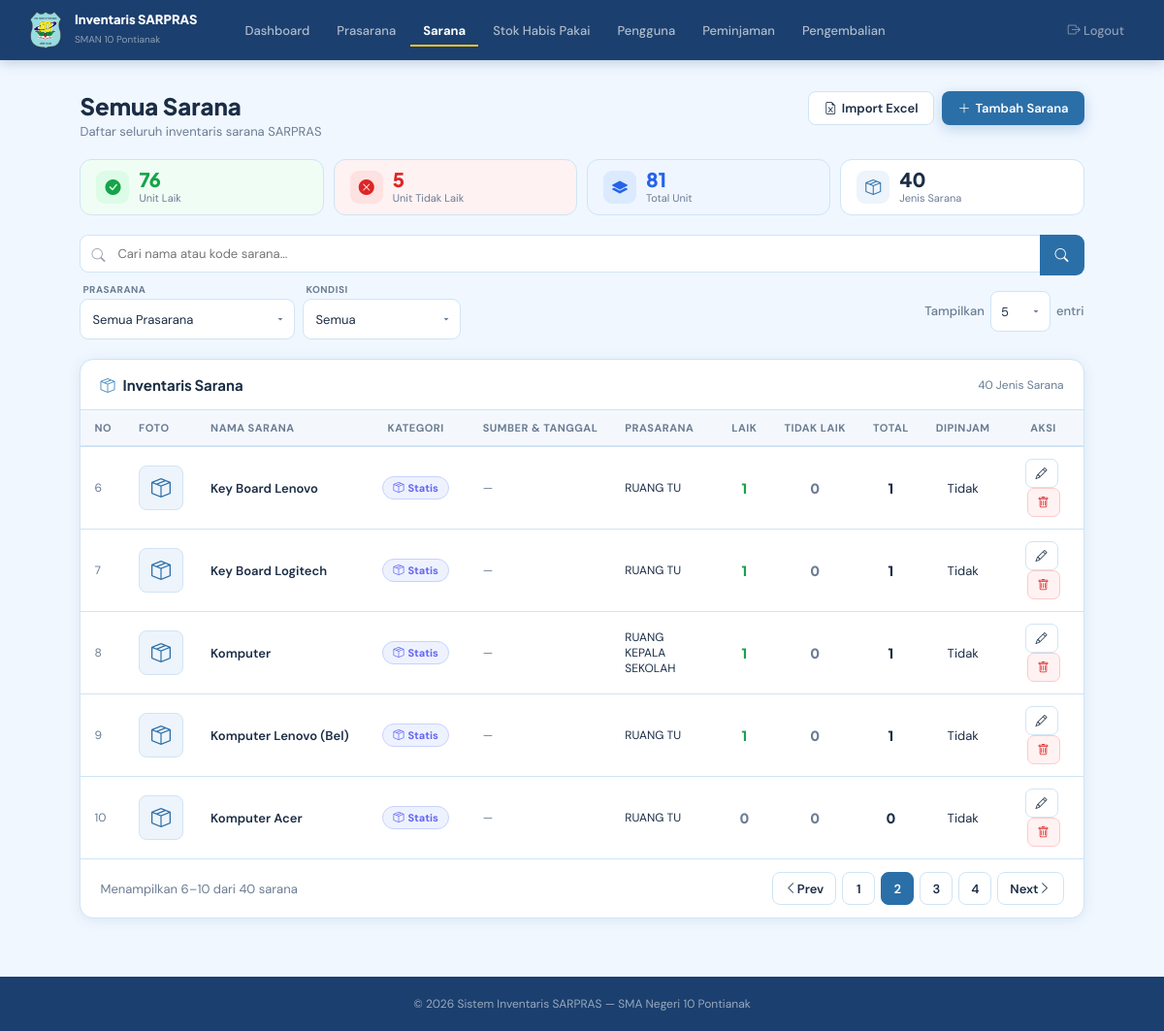
The page /admin/barang.php?page=2 (signed in) on the database its author committed.
### tables this page shows
CREATE TABLE `barang` (
  `id_barang` int NOT NULL,
  `kode_barang` varchar(20) DEFAULT NULL,
  `nama_barang` varchar(100) NOT NULL,
  `id_ruangan` int NOT NULL,
  `jumlah` int NOT NULL,
  `jumlah_laik` int DEFAULT '0',
  `jumlah_tidak_laik` int DEFAULT '0',
  `deskripsi` text,
  `spesifikasi` text,
  `bisa_dipinjam` tinyint(1) DEFAULT '1',
  `pinjam_murid` tinyint(1) DEFAULT '1',
  `pinjam_guru` tinyint(1) DEFAULT '1',
  `pinjam_tendik` tinyint(1) DEFAULT '1',
  `foto` varchar(255) DEFAULT NULL,
  `kategori` enum('Barang Statis','Barang Habis Pakai') NOT NULL DEFAULT 'Barang Statis',
  `sumber_dana` varchar(150) DEFAULT NULL,
  `tanggal_pembelian` date DEFAULT NULL,
  `durasi_murid` int DEFAULT NULL COMMENT 'Batas waktu peminjaman murid (menit). NULL = bebas.',
  `durasi_guru` int DEFAULT NULL COMMENT 'Batas waktu peminjaman guru (menit). NULL = bebas.',
  `durasi_tendik` int DEFAULT NULL COMMENT 'Batas waktu peminjaman tendik (menit). NULL = bebas.'
);

CREATE TABLE `ruangan` (
  `id_ruangan` int NOT NULL,
  `nama_ruangan` varchar(75) NOT NULL,
  `keterangan` text,
  `foto` varchar(255) DEFAULT NULL,
  `panjang` decimal(8,2) DEFAULT NULL,
  `lebar` decimal(8,2) DEFAULT NULL,
  `persentase_kerusakan` decimal(5,2) DEFAULT '0.00'
);

### admin/barang.php (the view, shortened to what this page needs)
<?php
require_once "../config/koneksi.php";
$id_ruangan   = isset($_GET['ruangan']) ? (int)$_GET['ruangan'] : 0;
$nama_ruangan = '';
$search             = isset($_GET['q'])                  ? trim(mysqli_real_escape_string($conn, $_GET['q'])) : '';
$filter_ruangan     = isset($_GET['filter_ruangan'])     ? (int)$_GET['filter_ruangan']  : 0;
$filter_laik        = isset($_GET['filter_laik']) && in_array($_GET['filter_laik'],['laik','tidak_laik'])
                      ? $_GET['filter_laik'] : '';
$valid_per_page = [5,10,20,25,50,100];
$per_page = isset($_GET['per_page']) && in_array((int)$_GET['per_page'],$valid_per_page)
            ? (int)$_GET['per_page'] : 5;
$page = max(1, (int)($_GET['page'] ?? 1));
$where = "WHERE 1=1";
$total       = mysqli_fetch_assoc(mysqli_query($conn, "SELECT COUNT(*) as t FROM barang b $where"))['t'];
$total_pages = max(1, ceil($total / $per_page));
$page        = min($page, $total_pages);
$offset      = ($page - 1) * $per_page;
$barang_q = mysqli_query($conn, "
    SELECT b.*, r.nama_ruangan
    FROM barang b
    LEFT JOIN ruangan r ON b.id_ruangan = r.id_ruangan
    $where
    ORDER BY b.nama_barang ASC
    LIMIT $per_page OFFSET $offset
");
$sum_q = mysqli_fetch_assoc(mysqli_query($conn,
    "SELECT COALESCE(SUM(jumlah_laik),0) as total_laik,
            COALESCE(SUM(jumlah_tidak_laik),0) as total_tidak_laik
     FROM barang b $where"));
$total_laik      = (int)$sum_q['total_laik'];
$total_tidak_laik= (int)$sum_q['total_tidak_laik'];
$pending_count = mysqli_fetch_assoc(mysqli_query($conn,
    "SELECT COUNT(*) as t FROM pengguna WHERE status='pending'"))['t'];
$pm_menunggu   = mysqli_fetch_assoc(mysqli_query($conn,
    "SELECT COUNT(*) as t FROM peminjaman WHERE status='menunggu'"))['t'];
?>
<!DOCTYPE html>
<html lang="id">
<head>
  <link href="https://cdn.jsdelivr.net/npm/bootstrap-icons@1.11.1/font/bootstrap-icons.css" rel="stylesheet">
</head>
<body>
<nav class="navbar">
  <a href="dashboard.php" class="nav-brand">
    <img src="../assets/logo.png" alt="Logo">
    <div class="nav-brand-text">
      <strong>Inventaris SARPRAS</strong>
      <span>SMAN 10 Pontianak</span>
    </div>
  </a>
  <div class="nav-links">
    <a href="dashboard.php"    class="nav-link">Dashboard</a>
    <a href="ruangan.php"      class="nav-link">Prasarana</a>
    <a href="barang.php"       class="nav-link active">Sarana</a>
    <a href="stok_habis_pakai.php" class="nav-link">Stok Habis Pakai</a>
    <a href="pengguna.php"     class="nav-link">Pengguna<?php if ($pending_count > 0): ?><span class="nav-badge"><?= $pending_count ?></span><?php endif; ?></a>
    <a href="peminjaman.php"   class="nav-link">Peminjaman<?php if ($pm_menunggu > 0): ?><span class="nav-badge"><?= $pm_menunggu ?></span><?php endif; ?></a>
    <a href="pengembalian.php" class="nav-link">Pengembalian</a>
    <a href="../auth/logout.php" class="nav-link logout"><i class="bi bi-box-arrow-right"></i> Logout</a>
  </div>
</nav>
<div class="page-wrapper">
  <div class="page-header">
    <div>
      <div class="page-title"><?= $nama_ruangan ? htmlspecialchars($nama_ruangan) : 'Semua Sarana' ?></div>
      <div class="page-sub">
        <?= $id_ruangan
          ? 'Menampilkan sarana di prasarana <strong>'.htmlspecialchars($nama_ruangan).'</strong>'
          : 'Daftar seluruh inventaris sarana SARPRAS' ?>
      </div>
    </div>
    <div style="display:flex;gap:8px;flex-wrap:wrap;">
      <button class="btn btn-secondary" onclick="openModal('modalImportBarang')">
        <i class="bi bi-file-earmark-excel"></i> Import Excel
      </button>
      <button class="btn btn-primary" onclick="openAddModal()">
        <i class="bi bi-plus-lg"></i> Tambah Sarana
      </button>
    </div>
  </div>
  <div class="summary-row">
    <div class="summary-pill pill-laik">
      <div class="summary-pill-icon pill-laik-icon"><i class="bi bi-check-circle-fill"></i></div>
      <div>
        <div class="summary-pill-val" style="color:#16A34A;"><?= number_format($total_laik) ?></div>
        <div class="summary-pill-lbl">Unit Laik</div>
      </div>
    </div>
    <div class="summary-pill pill-tdk">
      <div class="summary-pill-icon pill-tdk-icon"><i class="bi bi-x-circle-fill"></i></div>
      <div>
        <div class="summary-pill-val" style="color:#DC2626;"><?= number_format($total_tidak_laik) ?></div>
        <div class="summary-pill-lbl">Unit Tidak Laik</div>
      </div>
    </div>
    <div class="summary-pill pill-total">
      <div class="summary-pill-icon pill-total-icon"><i class="bi bi-layers-fill"></i></div>
      <div>
        <div class="summary-pill-val" style="color:#2563EB;"><?= number_format($total_laik + $total_tidak_laik) ?></div>
        <div class="summary-pill-lbl">Total Unit</div>
      </div>
    </div>
    <div class="summary-pill" style="background:var(--card);">
      <div class="summary-pill-icon" style="background:#EEF4FB;color:var(--blue-dark);"><i class="bi bi-box-seam"></i></div>
      <div>
        <div class="summary-pill-val" style="color:var(--text);"><?= number_format($total) ?></div>
        <div class="summary-pill-lbl">Jenis Sarana</div>
      </div>
    </div>
  </div>
  <div class="toolbar">
    <div class="toolbar-row">
      <form method="GET" id="searchFormBarang" style="display:flex;gap:0;flex:1;min-width:200px;">
        <div class="search-wrap-inner">
          <input type="text" name="q" id="searchInputBarang" class="search-input"
                 placeholder="Cari nama atau kode sarana..."
                 value="<?= htmlspecialchars($search) ?>">
        </div>
        <button type="submit" class="btn-search"><i class="bi bi-search"></i></button>
      </form>
    </div>
    <?php if (!$id_ruangan): ?>
    <div class="toolbar-row">
      <form method="GET" id="filterFormBarang" style="display:contents;">
        <div class="filter-group">
          <span class="filter-label">Prasarana</span>
          <select name="filter_ruangan" class="filter-select" onchange="this.form.submit()">
            <option value="">Semua Prasarana</option>
          </select>
        </div>
        <div class="filter-group">
          <span class="filter-label">Kondisi</span>
          <select name="filter_laik" class="filter-select" onchange="this.form.submit()">
            <option value="">Semua</option>
          </select>
        </div>
        <div class="show-entries-inline">
          <span class="lbl">Tampilkan</span>
          <select class="sel" name="per_page" onchange="this.form.submit()">
            <option value="5"   <?= $per_page==5?'selected':'' ?>>5</option>
          </select>
          <span class="lbl">entri</span>
        </div>
      </form>
    </div>
    <?php endif; ?>
  </div>
  <div class="card">
    <div class="card-header">
      <div class="card-title"><i class="bi bi-box-seam"></i>
        <?= $nama_ruangan ? htmlspecialchars($nama_ruangan) : 'Inventaris Sarana' ?>
      </div>
      <span style="font-size:12px;color:var(--muted);"><?= number_format($total) ?> Jenis Sarana</span>
    </div>
    <div class="table-wrap">
      <table class="inv-table">
        <thead>
          <tr>
            <th style="width:38px;">No</th>
            <th style="width:50px;">Foto</th>
            <th>Nama Sarana</th>
            <th class="center" style="width:110px;">Kategori</th>
            <th style="width:115px;">Sumber &amp; Tanggal</th>
            <?php if (!$id_ruangan): ?><th style="width:110px;">Prasarana</th><?php endif; ?>
            <th class="center" style="width:52px;">Laik</th>
            <th class="center" style="width:62px;">Tidak Laik</th>
            <th class="center" style="width:52px;">Total</th>
            <th class="center" style="width:72px;">Dipinjam</th>
            <th class="center" style="width:82px;">Aksi</th>
          </tr>
        </thead>
        <tbody>
          <?php
          $no = $offset + 1; $has = false;
          while ($b = mysqli_fetch_assoc($barang_q)):
            $laik = (int)($b['jumlah_laik']       ?? 0);
            $tdk  = (int)($b['jumlah_tidak_laik']  ?? 0);
            $tot  = $laik + $tdk;
            $b_js = htmlspecialchars(json_encode([
              'id'                => $b['id_barang'],
              'kode'              => $b['kode_barang'],
              'nama'              => $b['nama_barang'],
              'id_ruangan'        => $b['id_ruangan'],
              'kategori'          => $b['kategori'] ?? 'Barang Statis',
              'deskripsi'         => $b['deskripsi']   ?? '',
              'spesifikasi'       => $b['spesifikasi']  ?? '',
              'jumlah_laik'       => $laik,
              'jumlah_tidak_laik' => $tdk,
              'bisa_dipinjam'     => $b['bisa_dipinjam'],
              'pinjam_murid'      => $b['pinjam_murid']  ?? 1,
              'pinjam_guru'       => $b['pinjam_guru']   ?? 1,
              'pinjam_tendik'     => $b['pinjam_tendik'] ?? 1,
              'durasi_murid'      => $b['durasi_murid']  ?? '',
              'durasi_guru'       => $b['durasi_guru']   ?? '',
              'durasi_tendik'     => $b['durasi_tendik'] ?? '',
              'foto'              => $b['foto'] ?? '',
              'sumber_dana'       => $b['sumber_dana'] ?? '',
              'tanggal_pembelian' => $b['tanggal_pembelian'] ?? '',
            ]), ENT_QUOTES);
          ?>
          <tr>
            <td style="color:var(--muted);font-size:12px;"><?= $no++ ?></td>
            <td>
              <?php if (!empty($b['foto'])): ?>
                <img src="../assets/foto_barang/<?= htmlspecialchars($b['foto']) ?>" alt="Foto"
                     style="width:46px;height:46px;object-fit:cover;border-radius:8px;border:1.5px solid var(--border);display:block;">
              <?php else: ?>
                <div style="width:46px;height:46px;border-radius:8px;background:#EEF4FB;border:1.5px solid var(--border);display:flex;align-items:center;justify-content:center;font-size:20px;color:var(--blue-dark);"><i class="bi bi-box-seam"></i></div>
              <?php endif; ?>
            </td>
            <td>
              <div style="font-weight:600;"><?= htmlspecialchars($b['nama_barang']) ?></div>
            </td>
            <td class="center">
              <?php
                $kat = $b['kategori'] ?? 'Barang Statis';
                $kat_color = $kat === 'Barang Habis Pakai' ? '#D97706' : '#6366F1';
                $kat_bg    = $kat === 'Barang Habis Pakai' ? '#FFFBEB' : '#EEF2FF';
                $kat_border= $kat === 'Barang Habis Pakai' ? '#FDE68A' : '#C7D2FE';
                $kat_icon  = $kat === 'Barang Habis Pakai' ? 'bi-arrow-repeat' : 'bi-box-seam';
              ?>
              <span style="display:inline-flex;align-items:center;gap:4px;padding:4px 10px;border-radius:20px;font-size:11px;font-weight:700;background:<?= $kat_bg ?>;color:<?= $kat_color ?>;border:1px solid <?= $kat_border ?>;white-space:nowrap;">
                <i class="bi <?= $kat_icon ?>" style="font-size:11px;"></i>
                <?= $kat === 'Barang Habis Pakai' ? 'Habis Pakai' : 'Statis' ?>
              </span>
            </td>
            <td style="font-size:12px;">
              <?php if (!empty($b['tanggal_pembelian'])): ?>
                <div style="color:var(--muted);margin-top:3px;"><?= date('d/m/Y', strtotime($b['tanggal_pembelian'])) ?></div>
              <?php elseif (empty($b['sumber_dana'])): ?>
                <span style="color:var(--muted);">—</span>
              <?php endif; ?>
            </td>
            <?php if (!$id_ruangan): ?>
            <td style="font-size:12px;"><?= htmlspecialchars($b['nama_ruangan'] ?? '—') ?></td>
            <?php endif; ?>
            <td class="center">
              <span style="font-family:'Plus Jakarta Sans',sans-serif;font-weight:800;font-size:14px;color:<?= $laik > 0 ? '#16A34A' : 'var(--muted)' ?>;"><?= $laik ?></span>
            </td>
            <td class="center">
              <span style="font-family:'Plus Jakarta Sans',sans-serif;font-weight:800;font-size:14px;color:<?= $tdk > 0 ? '#DC2626' : 'var(--muted)' ?>;"><?= $tdk ?></span>
            </td>
            <td class="center">
              <span style="font-family:'Plus Jakarta Sans',sans-serif;font-weight:800;font-size:14px;color:var(--text);"><?= $tot ?></span>
            </td>
            <td class="center">
              <?php if ($b['bisa_dipinjam']): ?>
                <div style="display:flex;flex-direction:column;gap:3px;align-items:center;">
                  <?php if ($b['pinjam_murid']  ?? 1): ?><span class="badge badge-green"  style="font-size:10px;">Murid</span><?php endif; ?>
                  <?php if ($b['pinjam_guru']   ?? 1): ?><span class="badge badge-green"  style="font-size:10px;">Guru</span><?php endif; ?>
                  <?php if ($b['pinjam_tendik'] ?? 1): ?><span class="badge badge-green"  style="font-size:10px;">Tendik</span><?php endif; ?>
                </div>
              <?php else: ?>
                <span class="badge badge-gray">Tidak</span>
              <?php endif; ?>
            </td>
            <td class="center">
              <button class="btn btn-sm btn-secondary" onclick="openEditModal(<?= $b_js ?>)" style="margin-right:4px;"><i class="bi bi-pencil"></i></button>
              <button class="btn btn-sm btn-danger" onclick="openDeleteModal(<?= $b['id_barang'] ?>,'<?= htmlspecialchars(addslashes($b['nama_barang'])) ?>')"><i class="bi bi-trash"></i></button>
            </td>
          </tr>
          <?php endwhile; ?>
        </tbody>
      </table>
    </div>
    <?php if ($total > 0): ?>
    <div class="table-footer">
      <span>Menampilkan <?= $offset+1 ?>–<?= min($offset+$per_page,$total) ?> dari <?= number_format($total) ?> sarana</span>
      <div class="pag-btns">
        <?php
        $bu = '?' . ($id_ruangan ? "ruangan=$id_ruangan&nama=".urlencode($nama_ruangan)."&" : '')
            . ($filter_ruangan && !$id_ruangan ? "filter_ruangan=$filter_ruangan&" : '')
            . ($filter_laik ? "filter_laik=$filter_laik&" : '')
            . ($search ? "q=".urlencode($search)."&" : '')
            . ($per_page!=5 ? "per_page=$per_page&" : '');
        ?>
        <a href="<?= $bu ?>page=<?= $page-1 ?>" class="pag-btn pag-btn-text <?= $page<=1?'disabled':'' ?>"><i class="bi bi-chevron-left"></i> Prev</a>
        <?php for($i=max(1,$page-2);$i<=min($total_pages,$page+2);$i++): ?><a href="<?= $bu ?>page=<?= $i ?>" class="pag-btn <?= $i==$page?'active':'' ?>"><?= $i ?></a><?php endfor; ?>
        <a href="<?= $bu ?>page=<?= $page+1 ?>" class="pag-btn pag-btn-text <?= $page>=$total_pages?'disabled':'' ?>">Next <i class="bi bi-chevron-right"></i></a>
      </div>
    </div>
    <?php endif; ?>
  </div>
</div>
<footer>&copy; <?= date('Y') ?> Sistem Inventaris SARPRAS — SMA Negeri 10 Pontianak</footer>
</body>
</html>

### rows shown on the page
barang: nama_barang "Key Board Lenovo", kategori "Statis", id_ruangan.nama_ruangan "RUANG TU", jumlah_laik "1", jumlah_tidak_laik "0", bisa_dipinjam "Tidak"
barang: nama_barang "Key Board Logitech", kategori "Statis", id_ruangan.nama_ruangan "RUANG TU", jumlah_laik "1", jumlah_tidak_laik "0", bisa_dipinjam "Tidak"
barang: nama_barang "Komputer", kategori "Statis", id_ruangan.nama_ruangan "RUANG KEPALA SEKOLAH", jumlah_laik "1", jumlah_tidak_laik "0", bisa_dipinjam "Tidak"
barang: nama_barang "Komputer Lenovo (Bel)", kategori "Statis", id_ruangan.nama_ruangan "RUANG TU", jumlah_laik "1", jumlah_tidak_laik "0", bisa_dipinjam "Tidak"
barang: nama_barang "Komputer Acer", kategori "Statis", id_ruangan.nama_ruangan "RUANG TU", jumlah_laik "0", jumlah_tidak_laik "0", bisa_dipinjam "Tidak"

### other values the page prints
$total_laik "76"
$total_tidak_laik "5"
$total_laik + $total_tidak_laik "81"
$total "40"
$offset+1 "6"
min($offset+$per_page,$total) "10"
